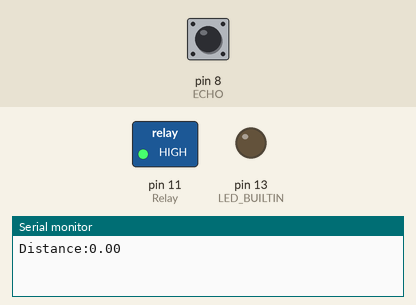
A sketch run on a simulated Arduino Uno, built with avr-gcc and run on an emulated ATmega328P. Parts: switched loads named in the sketch (green lamp = pin HIGH), output pins drawn as LEDs (lit = HIGH), the last lines printed to the serial monitor. The inputs (shaded band) are chosen by the test bench; at power-on: pin 8 (ECHO) LOW. Pins used as bus, display or sensor lines are not drawn.

Above: at 1.2 s.
1.3 s: pin 8 (ECHO) pulsed HIGH 2 times (0.12 s each, 0.3 s apart)
At 2.6 s:
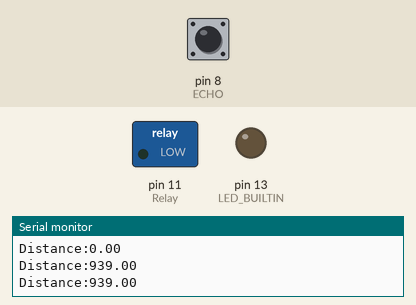
At 3.8 s:
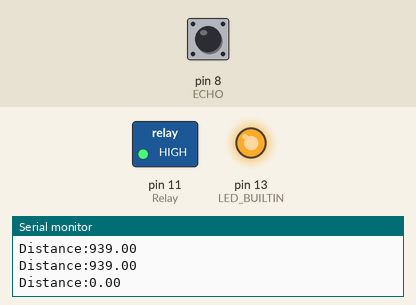
Timing chart, 0 to 10.9 s (numbered marks = the images above; inputs shaded):
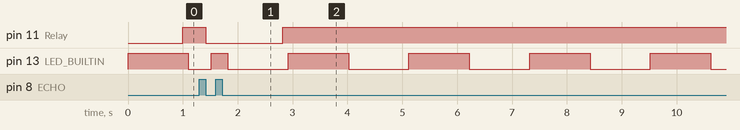

The sketch:

AbstandsSensor.ino
```cpp
//Abstandssensor schaltet Relay
//den ultraschallsensor an 5v, gnd 8 (Echo) und 9 (PWM)  hängen
//relay an +5v, gnd und 11 hängen

#define TRIGGER 9 //PWM
#define ECHO    8
#define Relay  11

unsigned int distance;
double distCm;
boolean led=HIGH; //eingeschalten

// the setup function runs once when you press reset or power the board
void setup()
{
  Serial.begin(9600);
  pinMode(TRIGGER, OUTPUT);
  pinMode(ECHO, INPUT);
  pinMode(LED_BUILTIN, OUTPUT);
  pinMode(Relay, OUTPUT);
}

void loop()
{

  digitalWrite(LED_BUILTIN, led);
  led=!led;

  digitalWrite(TRIGGER, LOW);
  digitalWrite(TRIGGER, HIGH);
  distance = pulseIn(ECHO, HIGH);
  distCm=distance / 58;
  Serial.println("Distance:" + String(distCm));

  if (distCm<15)
    digitalWrite(Relay,HIGH);
  else
      digitalWrite(Relay,LOW);

  delay(100);

}
```

Measured:
- after the input at 1.3 s, pin 11 (Relay): HIGH → LOW after 0.12 s, → HIGH 1.4 s later
- by itself, pin 13 (LED_BUILTIN): repeats every 2.2 s: LOW 1.1 s, HIGH 1.1 s
